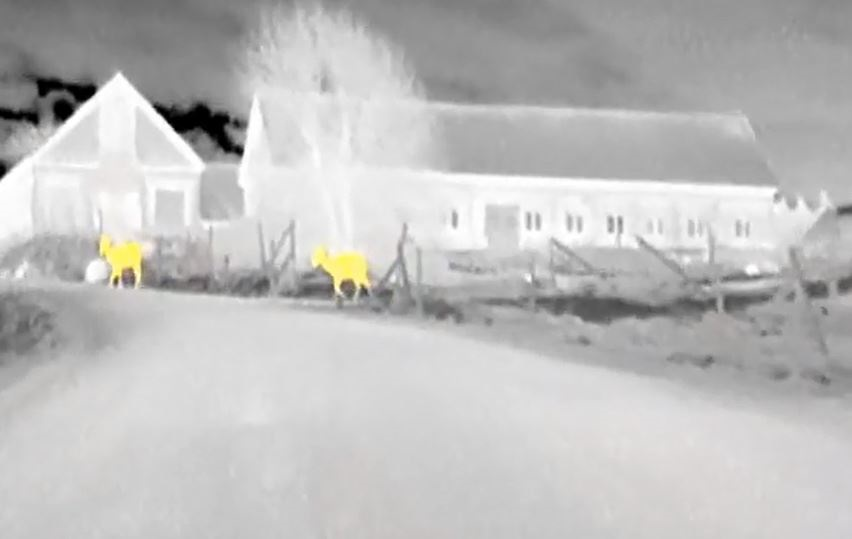
#> input picture test3.jpg, 852 x 539 px
$ jupyter execute --allow-errors Untitled.ipynb   (shell and % lines are left out)
#> lines starting #> are read from the running program, lines starting #| are printed output that depends on the picture; after the words box and inside, x2 and y2 are one past the last pixel; in counts of white or black regions, pixels touching at a corner belong together
[cell 1]
#importing some useful packages
import matplotlib.pyplot as plt
import matplotlib.image as mpimg
import numpy as np
import matplotlib.patches as patches

import cv2

[cell 2]
#reading in an image
image = mpimg.imread('test3.jpg')
#> image is the input picture: shape (539, 852, 3); mean R, G, B 190.7, 190.3, 189.5
#plt.show(image)
imshape = image.shape
#> imshape = (539, 852, 3)
# Create the basic black image
mask = np.zeros(shape = image.shape, dtype = "uint8")

image = cv2.cvtColor(image, cv2.COLOR_BGR2RGB)

plt.imshow(image)

x = [10, 10, imshape[1]-20, imshape[1]-20]
#> x = [10, 10, 832, 832]
y = [imshape[0]-50, 200, 200, imshape[0]-50]
#> y = [489, 200, 200, 489]
plt.plot(x, y, 'b--', lw=2)
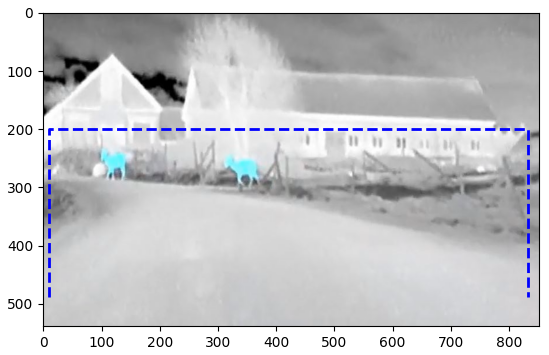
#> figure drawn by matplotlib, 1 panel; B, G, R data is drawn as R, G, B

[cell 3]
# Binary red channel threshold
def red_thres(img, thresh_min = 50, thresh_max = 200):
    red = img[:,:,2]
    red_binary = np.zeros_like(red)
    red_binary[(red >= thresh_min) & (red <= thresh_max)]  = 1
    return red_binary

# Binary saturation channel threshold
def s_thres(img, thresh_min = 50, thresh_max = 200):
#> called with thresh_min = 50, thresh_max = 200
    hls = cv2.cvtColor(img, cv2.COLOR_BGR2HLS)
#> hls: shape (539, 852, 3); mean of channels 0, 1, 2 13.8, 190.1, 3.5
    s_channel = hls[:,:,2]
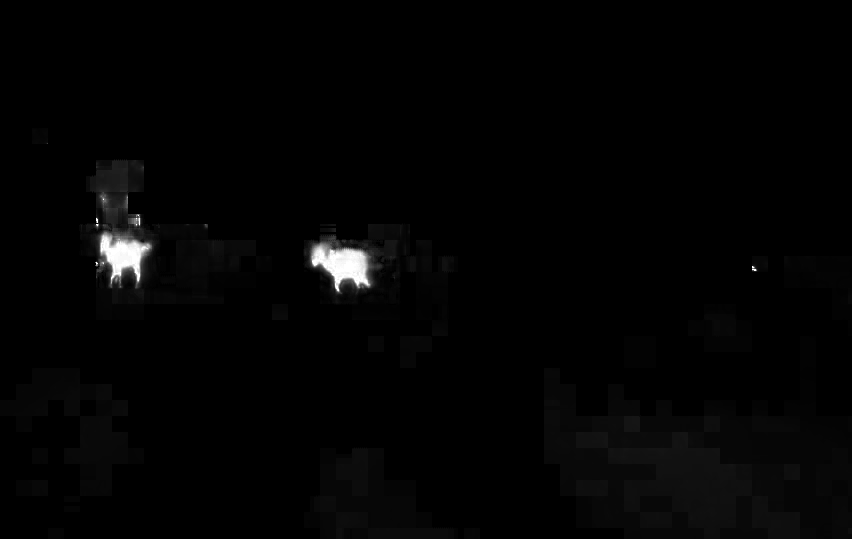
#> s_channel: shape (539, 852); min 0, max 255, mean 3.5
    s_binary = np.zeros_like(s_channel)
    s_binary[(s_channel > thresh_min) & (s_channel <= thresh_max)] = 1
    return s_binary

# Return saturation channel
def s_hls(img):
    hls = cv2.cvtColor(img, cv2.COLOR_BGR2HLS)
    return hls[:,:,2]

[cell 4]
s_thres_image= s_thres(image)
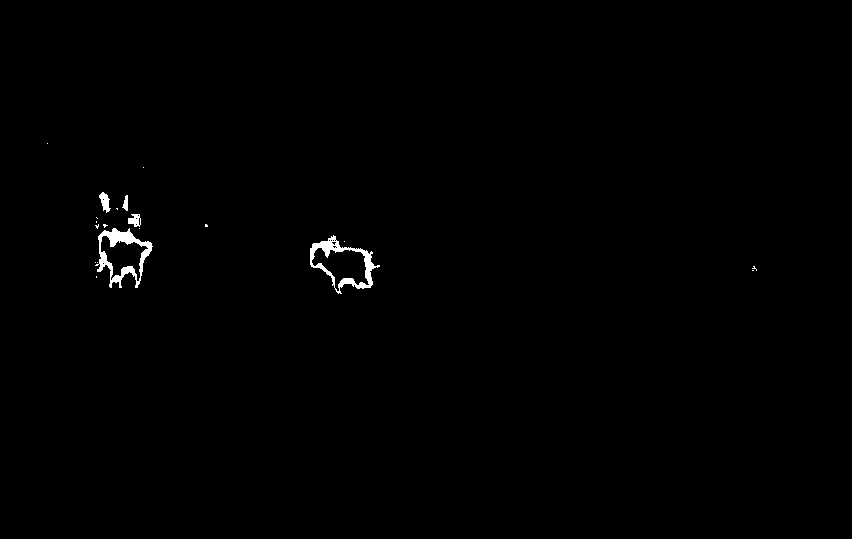
#> s_thres_image: shape (539, 852); values 0 (black) and 1 (white), 0.53% white; 20 white regions (15 under 20 px), largest, box (x1, y1, x2, y2) and area: (95, 228, 153, 288) 1066, (310, 235, 380, 294) 982, (99, 192, 111, 213) 138, (128, 214, 141, 227) 114, (122, 195, 128, 211) 60
h, w = s_thres_image.shape
#> h = 539; w = 852
print(h,w)
#| 539 852
plt.imshow(s_thres_image,cmap='gray')

[cell 5]
# Draw a white, filled rectangle on the mask image
cv2.rectangle(img = mask, pt1 = (10, 200), pt2 = (imshape[1]-150, 740), color = (255, 255,255), thickness = -1)
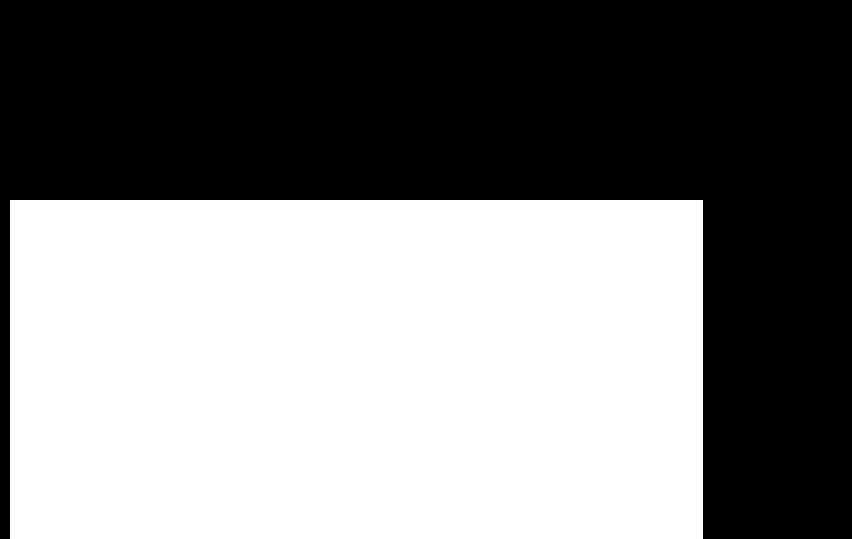
#> mask: shape (539, 852, 3); 51.2% white; 1 black region, box (x1, y1, x2, y2) and area: (0, 0, 852, 539) 224301
#gray_mask=cv2.cvtColor(mask,cv2.COLOR_BGR2GRAY)
gray_mask = cv2.cvtColor(mask, cv2.COLOR_BGR2GRAY)

#binary_mask= s_thres(gray_mask)

h, w= gray_mask.shape
print(h,w)
#| 539 852
plt.imshow(gray_mask,cmap='gray')
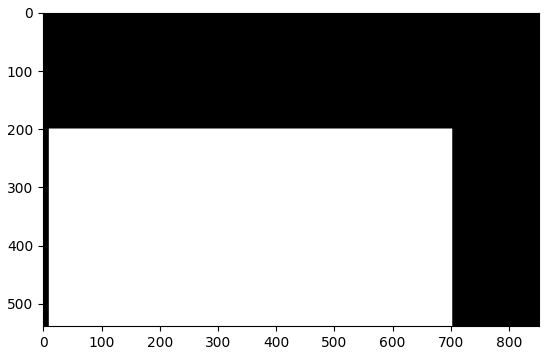
#> figure drawn by matplotlib, 1 panel

[cell 6]
masked_image = cv2.bitwise_and(s_thres_image, gray_mask)
#> masked_image: shape (539, 852); values 0 (black) and 1 (white), 0.51% white; 16 white regions (11 under 20 px), largest, box (x1, y1, x2, y2) and area: (95, 228, 153, 288) 1066, (310, 235, 380, 294) 982, (128, 214, 141, 227) 114, (101, 200, 111, 213) 81, (122, 200, 128, 211) 46
plt.imshow(masked_image,cmap='gray')

[cell 7]
from scipy.ndimage.measurements import label
def draw_labeled_bboxes(img, labels):
    imshape = img.shape
#> imshape = (539, 852, 3)

    # Iterate through all detected cars
    for car_number in range(1, labels[1]+1):
        # Find pixels with each car_number label value
        nonzero = (labels[0] == car_number).nonzero()
        # Identify x and y values of those pixels
        nonzeroy = np.array(nonzero[0])
        nonzerox = np.array(nonzero[1])
        # Define a bounding box based on min/max x and y
        bbox = ((np.min(nonzerox), np.min(nonzeroy)), (np.max(nonzerox), np.max(nonzeroy)))
        # Draw the box on the image
        if(np.min(nonzerox)> 150 and (np.min(nonzerox) < (imshape[0]- 400))):
            cv2.rectangle(img, bbox[0], bbox[1], (255,0,0), 6)
            str_cur = "Stop"
            cv2.putText(image, str_cur, (int(imshape[0]/2),int(imshape[1]/2)), cv2.FONT_HERSHEY_SIMPLEX,2,(255,0,0),2)
        else:
            cv2.rectangle(img, bbox[0], bbox[1], (0,0,255), 6)
            str_cur = "Caution"
            cv2.putText(image, str_cur, (int(imshape[0]/2),int(imshape[1]/2)), cv2.FONT_HERSHEY_SIMPLEX,2,(0,0,255),2)
#> this loop made 19 passes
#> (nonzero, nonzeroy, nonzerox, bbox) on passes 9 to 10: (10 positions, rows 224 to 228, columns 95 to 98, [224, 225, 225, 225, 226, 226, 226, 227, 227, 228], [98, 95, 96, 98, 96, 97, 98, 96, 97, 97], ((95, 224), (98, 228))), (11 positions, rows 224 to 227, columns 103 to 107, [224, 224, 224, 225, 225, 225, 225, 225, 226, 226, 227], [103, 104, 105, 103, 104, 105, 106, 107, 104, 105, 104], ((103, 224), (107, 227)))
#> (nonzeroy, nonzerox, bbox) on passes 3, 5, 6, 7, 8, 11: ([208, 208, 209], [116, 117, 117], ((116, 208), (117, 209))), ([217], [96], ((96, 217), (96, 217))), ([218], [97], ((97, 218), (97, 218))), ([218, 219, 220, 221, 222, 223, 224], [140, 140, 140, 140, 140, 140, 140], ((140, 218), (140, 224))), ([221, 222], [96, 96], ((96, 221), (96, 222))), ([224, 224, 225, 225, 225, 226, 226, 226], [205, 206, 205, 206, 207, 205, 206, 207], ((205, 224), (207, 226)))
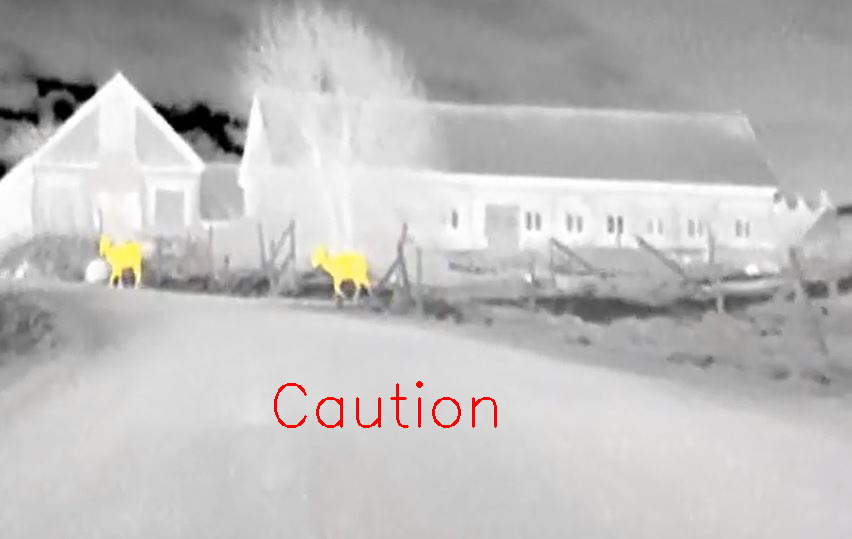
#> image: shape (539, 852, 3); mean B, G, R 188.8, 189.5, 190.9

    # Return the image
    return img

[cell 8]
# Find final boxes from heatmap using label function
labels = label(masked_image)

draw_img = draw_labeled_bboxes(np.copy(image), labels)

f,axes= plt.subplots(2,1, figsize=(30,15))
axes[0].imshow(s_thres_image,cmap='gray')
axes[0].set_title("Heat Map Image")
axes[1].imshow(draw_img)
axes[1].set_title("Final Image after applying Heat Map")
#> figure, not shown here; B, G, R data is drawn as R, G, B

$ run again, with test4.JPG copied over test3.jpg
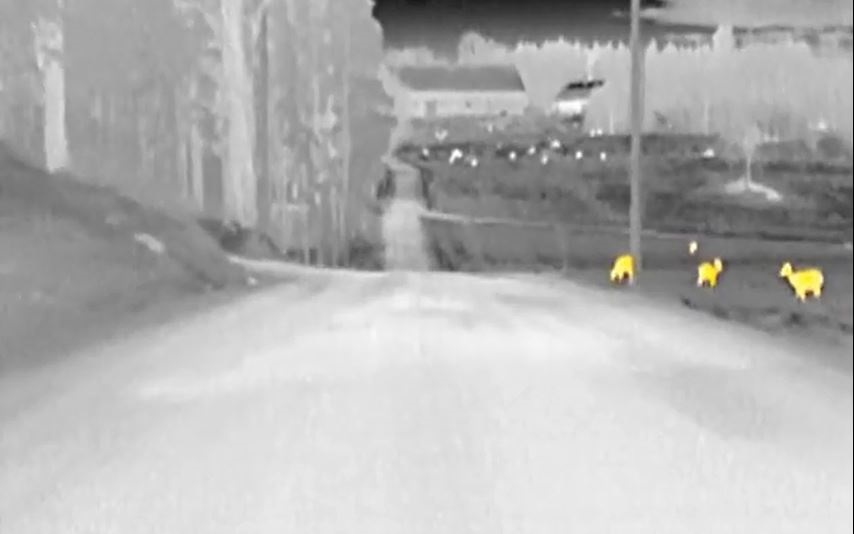
#> input picture test4.JPG, 854 x 534 px
#> image is the input picture: shape (534, 854, 3); mean R, G, B 177.8, 177.7, 177.2
#> hls: shape (534, 854, 3); mean of channels 0, 1, 2 1.5, 177.5, 1
#> `s_thres_image= s_thres(image)`:
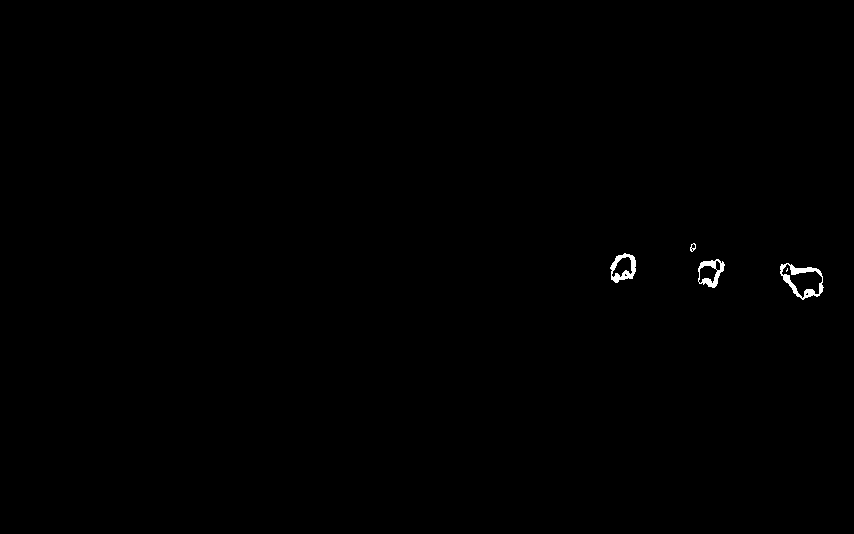
#> s_thres_image: shape (534, 854); values 0 (black) and 1 (white), 0.26% white; 5 white regions (1 under 20 px), largest, box (x1, y1, x2, y2) and area: (780, 263, 824, 300) 494, (610, 253, 636, 283) 352, (698, 259, 725, 288) 322, (690, 243, 696, 252) 27
#| 534 854
#> mask: shape (534, 854, 3); 50.9% white; 1 black region, box (x1, y1, x2, y2) and area: (0, 0, 854, 534) 223906
#| 534 854
#> masked_image: shape (534, 854); values 0 (black) and 1 (white), 0.1% white; 3 white regions, box (x1, y1, x2, y2) and area: (610, 253, 636, 283) 352, (698, 261, 705, 285) 72, (690, 243, 696, 252) 27
#> the loop in draw_labeled_bboxes, `for car_number in range(1, labels[1]+1):` made 5 passes
#> (nonzero, bbox) on passes 1 to 5: (14 positions, rows 243 to 250, columns 692 to 695, ((692, 243), (695, 250))), (13 positions, rows 244 to 251, columns 690 to 692, ((690, 244), (692, 251))), (352 positions, rows 253 to 282, columns 610 to 635, ((610, 253), (635, 282))), (51 positions, rows 261 to 281, columns 698 to 704, ((698, 261), (704, 281))), (21 positions, rows 278 to 284, columns 699 to 704, ((699, 278), (704, 284)))
#> after the loop in draw_labeled_bboxes, `for car_number in range(1, labels[1]+1):`:
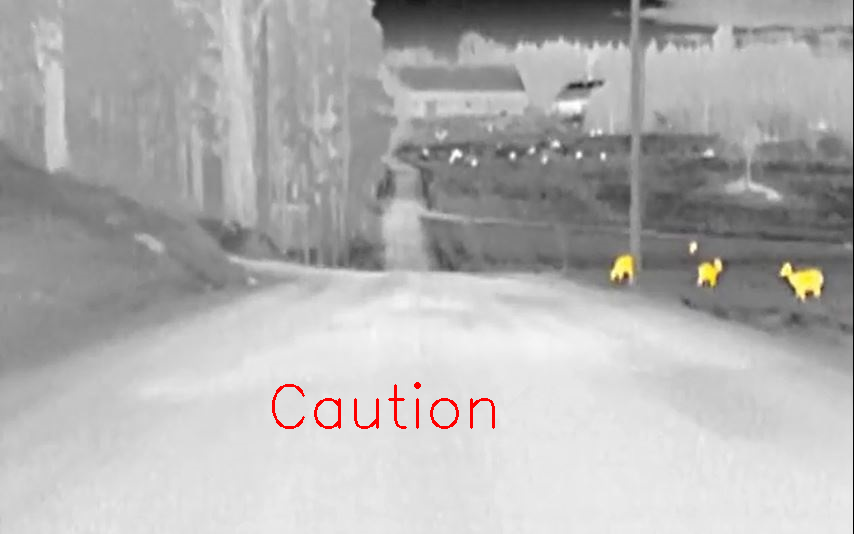
#> image: shape (534, 854, 3); mean B, G, R 176.4, 176.9, 177.9

$ run again, with test6.jpg copied over test3.jpg
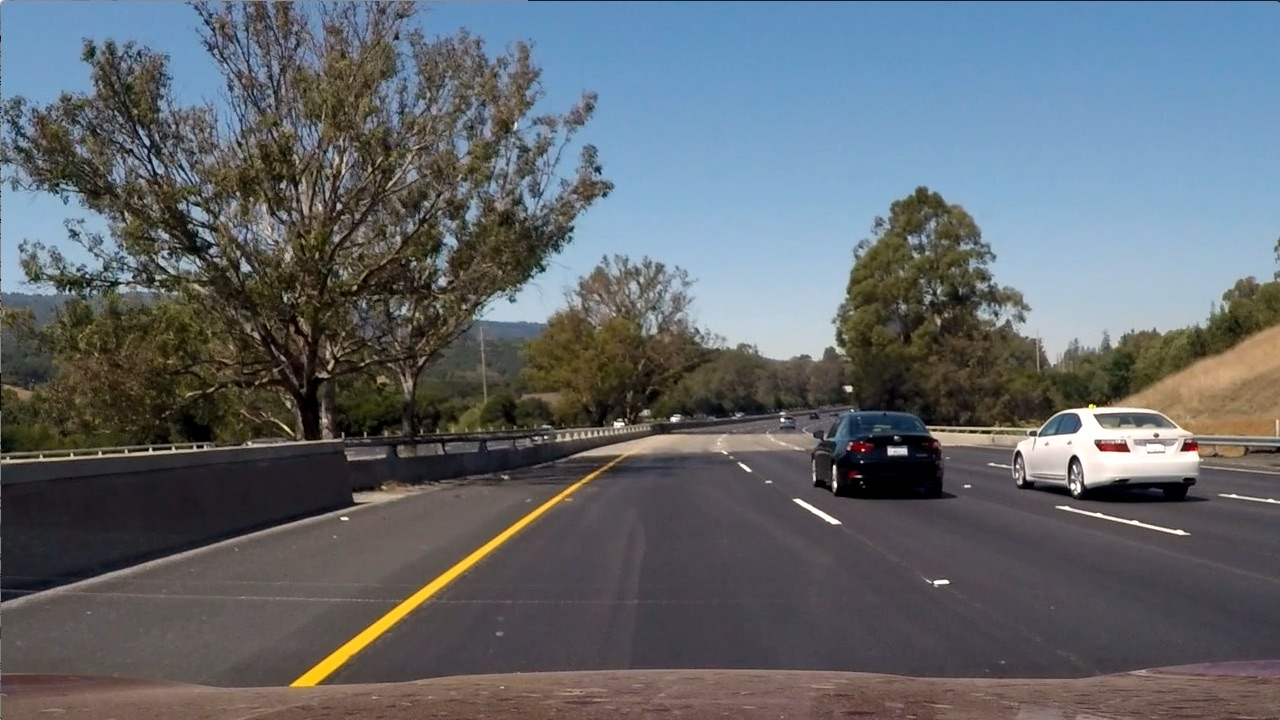
#> input picture test6.jpg, 1280 x 720 px
#> image is the input picture: shape (720, 1280, 3); mean R, G, B 97, 102.6, 107.9
#> hls: shape (720, 1280, 3); mean of channels 0, 1, 2 76.7, 102.2, 57.5
#> `s_thres_image= s_thres(image)`:
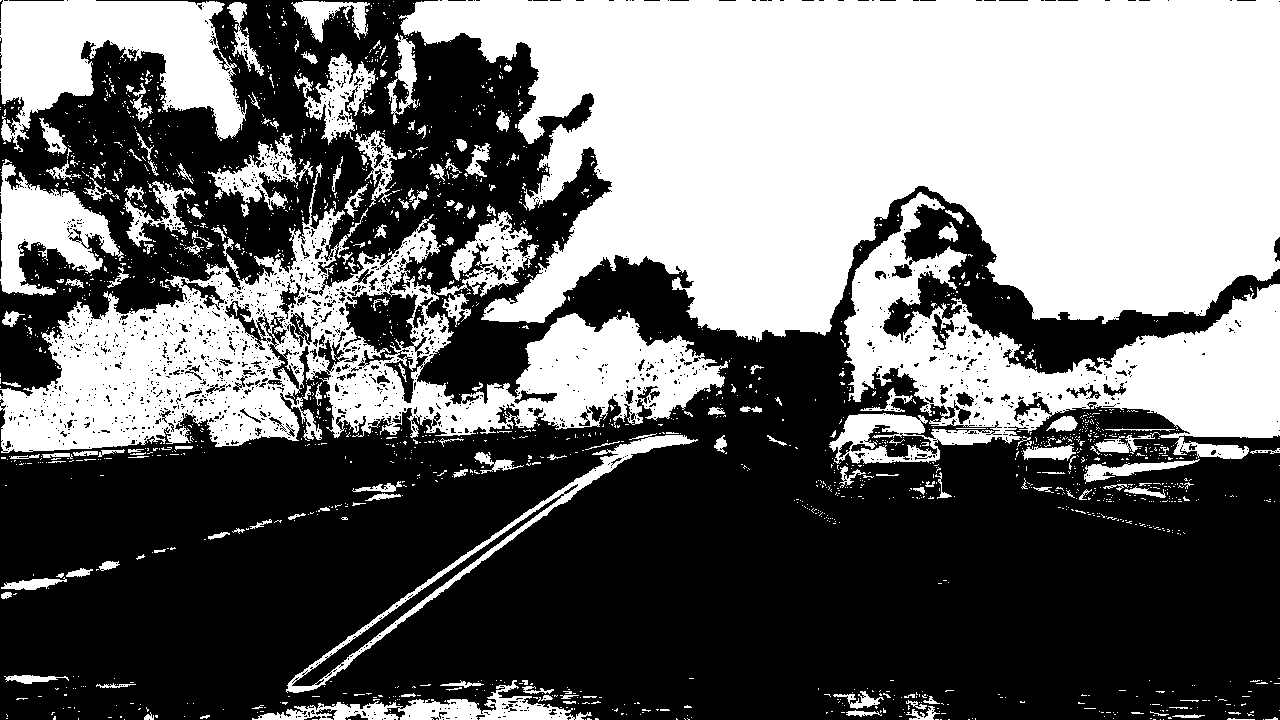
#> s_thres_image: shape (720, 1280); values 0 (black) and 1 (white), 43.3% white; 1934 white regions (1738 under 20 px), largest, box (x1, y1, x2, y2) and area: (399, 0, 1280, 342) 215196, (0, 163, 728, 453) 67463, (829, 192, 1280, 464) 43879
#| 720 1280
#> mask: shape (720, 1280, 3); 63.3% white; 1 black region, box (x1, y1, x2, y2) and area: (0, 0, 1280, 720) 338680
#| 720 1280
#> masked_image: shape (720, 1280); values 0 (black) and 1 (white), 19.1% white; 1306 white regions (1171 under 20 px), largest, box (x1, y1, x2, y2) and area: (10, 200, 728, 452) 66911, (481, 200, 894, 342) 32859, (829, 200, 1131, 464) 26430
#> the loop in draw_labeled_bboxes, `for car_number in range(1, labels[1]+1):` made 1968 passes
#> (nonzero, nonzeroy, nonzerox, bbox) on passes 6 to 7: (9 positions, rows 200 to 203, columns 156 to 158, [200, 200, 200, 201, 201, 201, 202, 202, 203], [156, 157, 158, 156, 157, 158, 157, 158, 158], ((156, 200), (158, 203))), (12 positions, rows 200 to 204, columns 205 to 207, [200, 201, 201, 201, 202, 202, 202, 203, 203, 203, 204, 204], [207, 205, 206, 207, 205, 206, 207, 205, 206, 207, 206, 207], ((205, 200), (207, 204)))
#> after the loop in draw_labeled_bboxes, `for car_number in range(1, labels[1]+1):`:
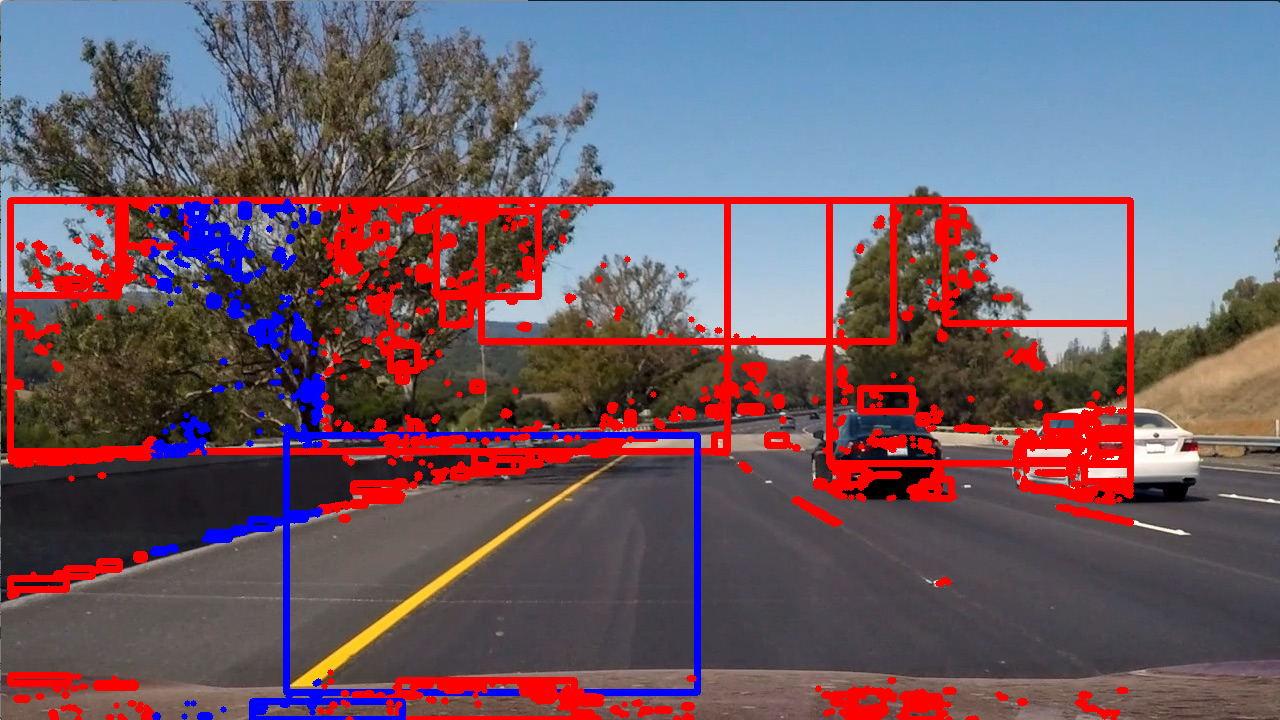
#> img: shape (720, 1280, 3); mean B, G, R 103.5, 91.6, 111
